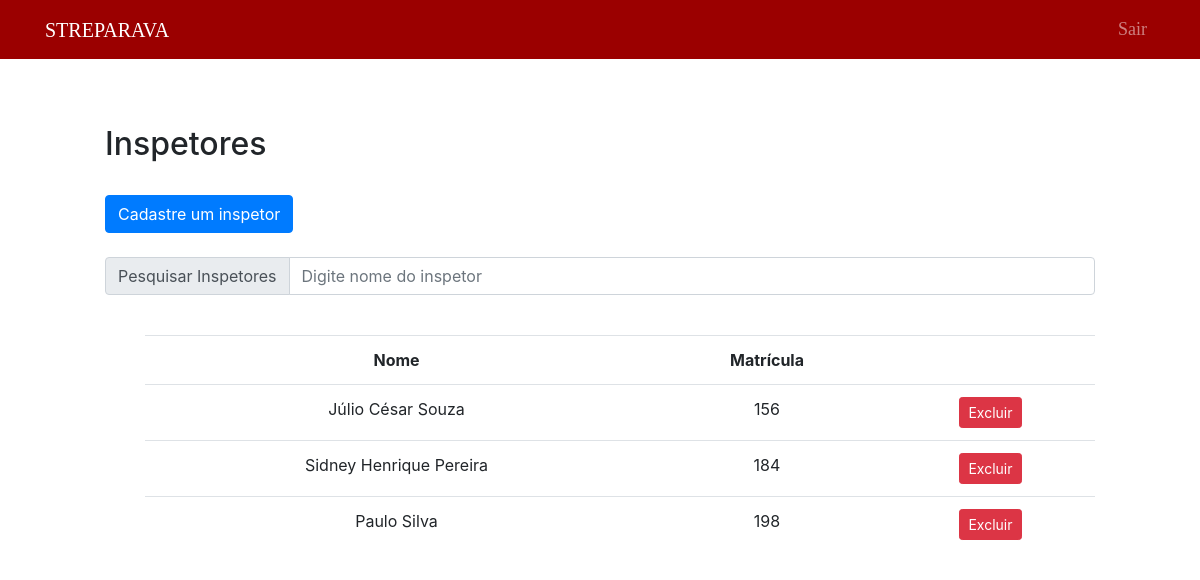
The app's page /public/qualidade/listInspetor.php (signed in), older data.
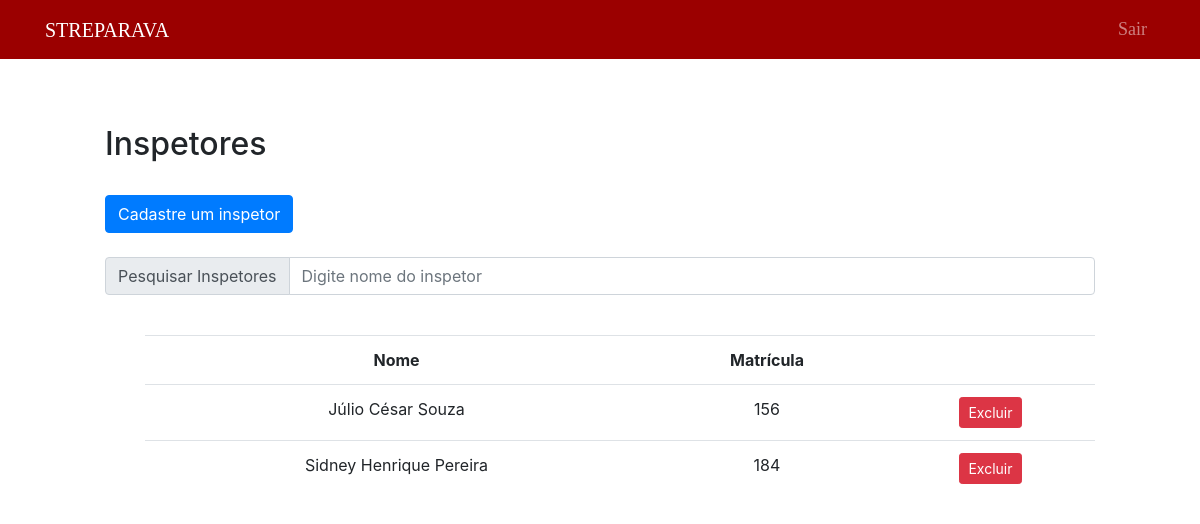
The same page, newer data.
### tables this page shows
CREATE TABLE `inspetor` (
  `matricula` int(11) NOT NULL,
  `nome` varchar(100) NOT NULL
);

### public/qualidade/listInspetorNoSearch.php (the view, shortened to what this page needs)
<?php
    include("../../data/connection.php");
    $sql = "SELECT * FROM inspetor";
    $dadosInspetor = $connection -> query($sql);
    if($dadosInspetor -> num_rows > 0)
    {
    ?>
    <div style="margin-left: 100px; margin-right: 100px;">
        <br>
        <table class="table" style="text-align: center;">
            <tr>
                <th>Nome</th>
                <th>Matrícula</th>
                <th></th>
            </tr>
            <?php
                while($exibir = $dadosInspetor -> fetch_assoc())
                {
                ?>
                    <tr>
                        <td><?php echo $exibir["nome"] ?></td>
                        <td><?php echo $exibir["matricula"] ?></td>
                        <td>
                            <button type="submit" class="btn btn-danger btn-sm" formmethod="post">
                                 <a href="deleteInspetor.php?matricula=<?php echo $exibir ["matricula"] ?>" style="text-decoration: none; color: white"> Excluir </a>
                            </button>
                        </td>
                    </tr>
                <?php
                    }
                ?>
        </table>
    </div>
<?php
    }
    else
    {
        ?>
        <div style="margin-left: 100px; margin-right: 100px;">
        <?php
        echo "Nenhum registro encontrado.";
    }
?>

Row changes from the older to the newer data that the page shows:
removed inspetor: nome "Paulo Silva", matricula "198"
